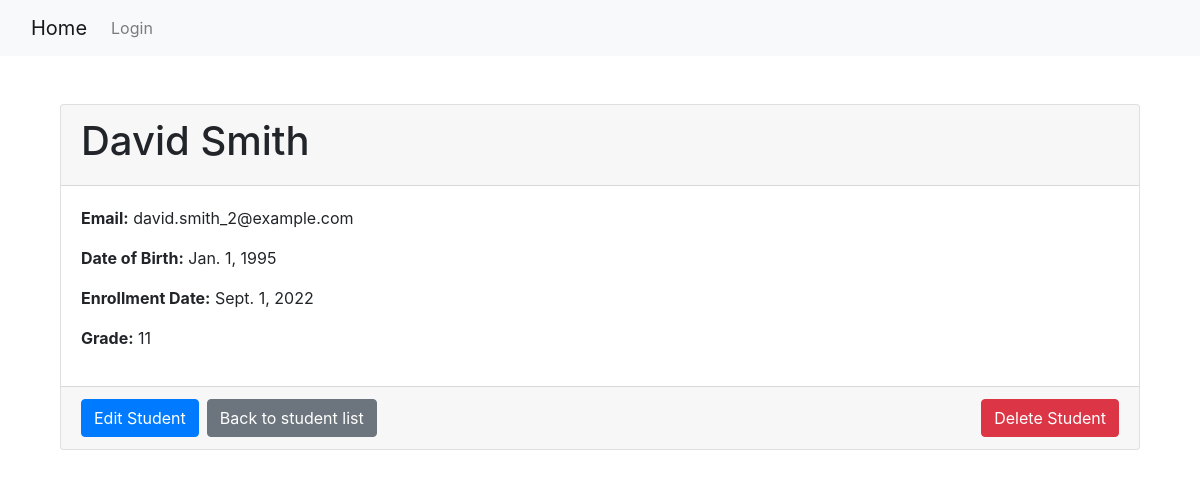
/56/, run on the app's committed database.
### students/models.py (models this page shows, shortened)
class Student(models.Model):
    first_name = models.CharField(max_length=30)
    last_name = models.CharField(max_length=30)
    email = models.EmailField()
    date_of_birth = models.DateField()
    enrollment_date = models.DateField()
    grade = models.IntegerField()

### students/views.py (the view)
# urls.py: path('<int:pk>/', views.student_detail, name='student_detail'),  # View a student's details
def student_detail(request, pk):
    student = get_object_or_404(Student, pk=pk)
    return render(request, 'students/student_detail.html', {'student': student})

### students/templates/students/student_detail.html (shortened to what this page needs)
{% extends 'base.html' %}
{% block content %}
    <div class="container mt-5">
        <div class="card">
            <div class="card-header">
                <h1>{{ student.first_name }} {{ student.last_name }}</h1>
            </div>
            <div class="card-body">
                <p><strong>Email:</strong> {{ student.email }}</p>
                <p><strong>Date of Birth:</strong> {{ student.date_of_birth }}</p>
                <p><strong>Enrollment Date:</strong> {{ student.enrollment_date }}</p>
                <p><strong>Grade:</strong> {{ student.grade }}</p>
            </div>
            <div class="card-footer d-flex justify-content-between">
                <a href="{% url 'student_edit' student.pk %}" class="btn btn-primary mr-2">Edit Student</a>
                <a href="{% url 'student_list' %}" class="btn btn-secondary">Back to student list</a>
                <form method="POST" action="{% url 'student_delete' student.pk %}" class="ml-auto">
                    <button type="submit" class="btn btn-danger">Delete Student</button>
                </form>
            </div>
        </div>
    </div>
{% endblock %}

### data on the page
Student: first_name "David", last_name "Smith", email "david.smith_2@example.com", date_of_birth "Jan. 1, 1995", enrollment_date "Sept. 1, 2022", grade "11"
